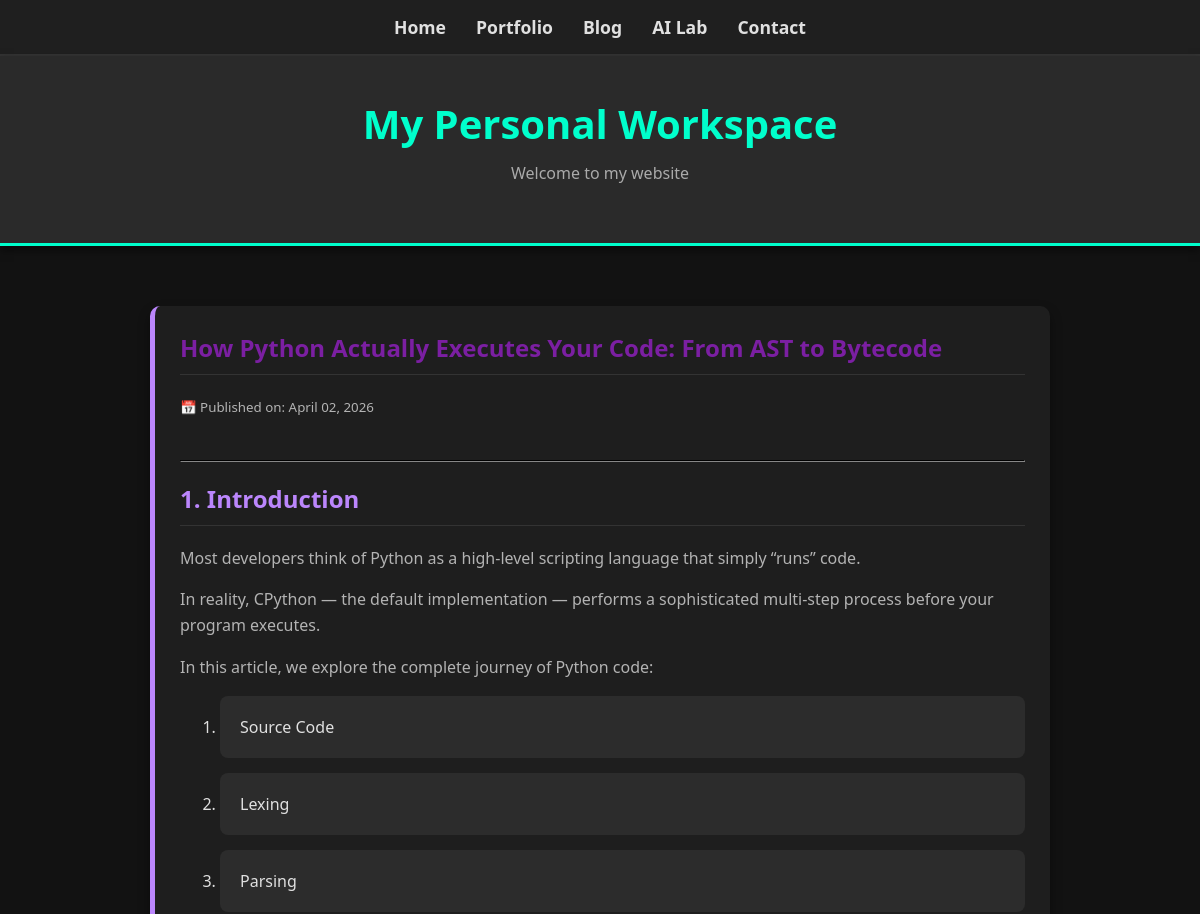
The page /blog/1/ (upper part) on the database as committed earlier.
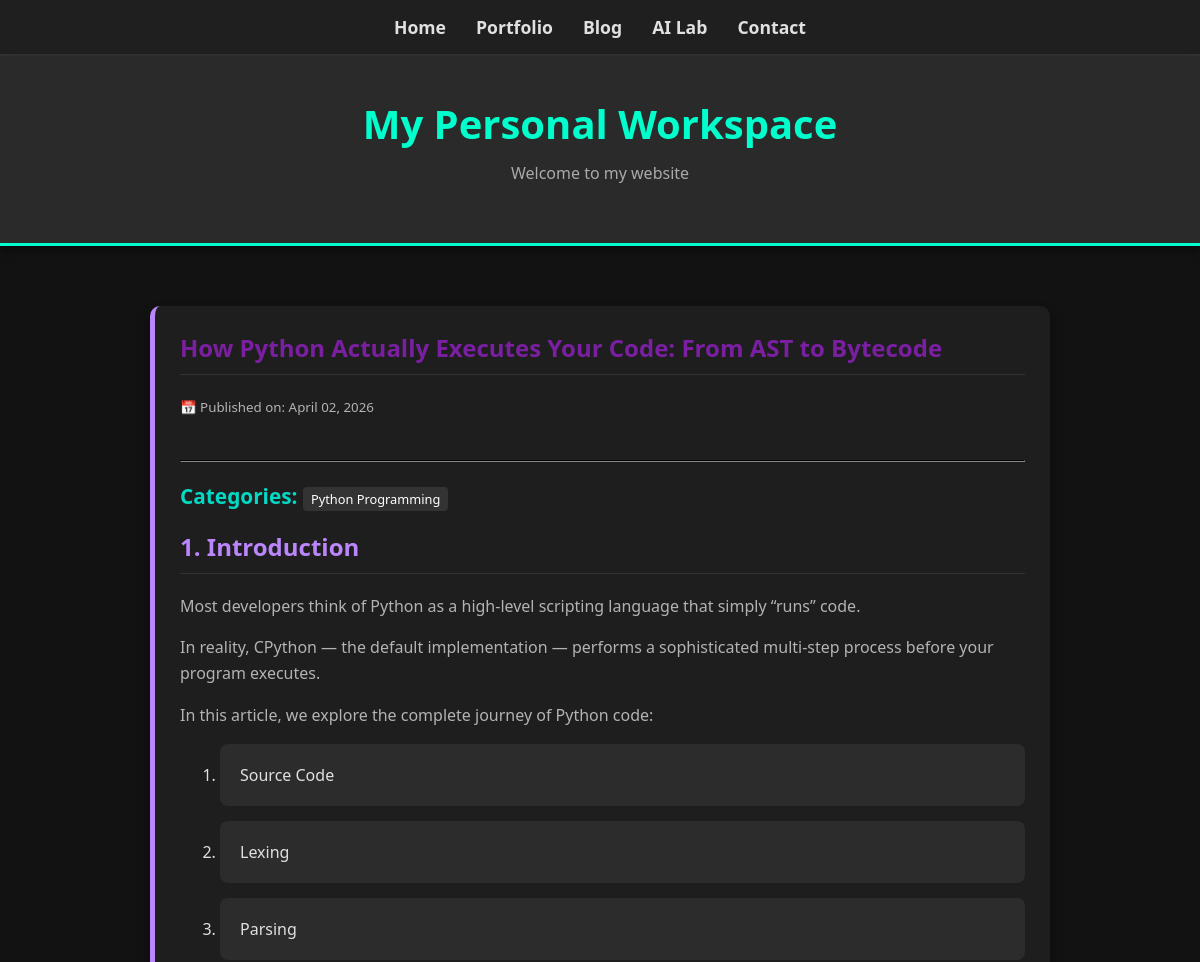
The same page on the database as committed later.
### blog/models.py (models this page shows, shortened)
class Category(models.Model):
    name = models.CharField(max_length=100)
    class Meta:
        verbose_name_plural = "Categories"

### blog/views.py (the view)
# urls.py: path('blog/<int:post_id>/', blog_views.post_detail, name='post_detail'),
def post_detail(request, post_id):
    post = get_object_or_404(Post, id=post_id)
    comments = post.comments.filter(active=True)
    new_comment = None
    if request.method == 'POST':
        comment_form = CommentForm(data=request.POST)
        if comment_form.is_valid():
            new_comment = comment_form.save(commit=False)
            new_comment.post = post
            new_comment.save()
    else:
        comment_form = CommentForm()
    context = {
        'post': post,
        'comments': comments,
        'new_comment': new_comment,
        'comment_form': comment_form
    }
    return render(request, 'blog/post_detail.html', context)

### templates/blog/post_detail.html (shortened to what this page needs)
{% extends 'base.html' %}
{% load static %}
{% block content %}
<div class="container">
    <div class="section-card">
        <h2 style="color: #7b1fa2;">{{ post.title }}</h2>
        <small>📅 Published on: {{ post.created_on|date:"F d, Y" }}</small>
        <br><br>
        <hr style="border-color: #333; margin: 20px 0;">
        {% if post.categories.all %}
            <div class="post-categories" style="margin-bottom: 20px;">
                <strong>Categories: </strong>
                {% for category in post.categories.all %}
                    <a href="{% url 'category_posts' category.name %}" style="background-color: #333; color: #fff; padding: 3px 8px; border-radius: 4px; font-size: 0.8em; margin-right: 5px; text-decoration: none;">
                        {{ category.name }}
                    </a>
                {% endfor %}
            </div>
        {% endif %}
        <p style="color: #e0e0e0; font-size: 1.1em; line-height: 1.8;">
            {{ post.content|safe }}
        </p>
        <br>
    </div>
</div>
{% endblock %}

Rows that differ between the two databases and show on the page:
added Category: name "Python Programming"
Other text that changed with them:
text now shown: "Categories:"
